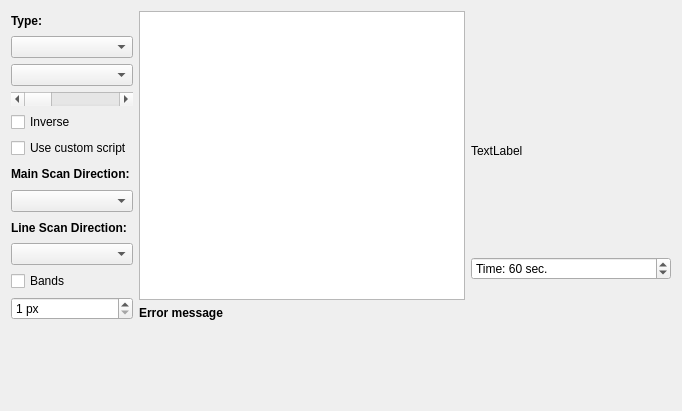
<?xml version="1.0" encoding="UTF-8"?>
<ui version="4.0">
 <class>SetupTabPrepare</class>
 <widget class="QWidget" name="SetupTabPrepare">
  <property name="geometry">
   <rect>
    <x>0</x>
    <y>0</y>
    <width>682</width>
    <height>411</height>
   </rect>
  </property>
  <property name="windowTitle">
   <string>Prepare</string>
  </property>
  <layout class="QVBoxLayout" name="verticalLayout_4">
   <item>
    <layout class="QHBoxLayout" name="horizontalLayout">
     <item>
      <layout class="QVBoxLayout" name="verticalLayout">
       <item>
        <widget class="QLabel" name="label_4">
         <property name="font">
          <font>
           <weight>75</weight>
           <bold>true</bold>
          </font>
         </property>
         <property name="text">
          <string>Type:</string>
         </property>
        </widget>
       </item>
       <item>
        <widget class="QComboBox" name="comboBoxConversionType">
         <property name="sizePolicy">
          <sizepolicy hsizetype="Preferred" vsizetype="Fixed">
           <horstretch>0</horstretch>
           <verstretch>0</verstretch>
          </sizepolicy>
         </property>
        </widget>
       </item>
       <item>
        <widget class="QComboBox" name="comboBoxMonochromeType">
         <property name="sizePolicy">
          <sizepolicy hsizetype="Preferred" vsizetype="Fixed">
           <horstretch>0</horstretch>
           <verstretch>0</verstretch>
          </sizepolicy>
         </property>
        </widget>
       </item>
       <item>
        <widget class="QScrollBar" name="horizontalScrollBarEdge">
         <property name="sizePolicy">
          <sizepolicy hsizetype="Preferred" vsizetype="Fixed">
           <horstretch>0</horstretch>
           <verstretch>0</verstretch>
          </sizepolicy>
         </property>
         <property name="maximum">
          <number>255</number>
         </property>
         <property name="orientation">
          <enum>Qt::Horizontal</enum>
         </property>
        </widget>
       </item>
       <item>
        <widget class="QCheckBox" name="checkBoxInverse">
         <property name="sizePolicy">
          <sizepolicy hsizetype="Preferred" vsizetype="Fixed">
           <horstretch>0</horstretch>
           <verstretch>0</verstretch>
          </sizepolicy>
         </property>
         <property name="text">
          <string>Inverse</string>
         </property>
        </widget>
       </item>
       <item>
        <widget class="QCheckBox" name="checkBoxUseCustomScript">
         <property name="text">
          <string>Use custom script</string>
         </property>
        </widget>
       </item>
       <item>
        <widget class="QLabel" name="label_11">
         <property name="font">
          <font>
           <weight>75</weight>
           <bold>true</bold>
          </font>
         </property>
         <property name="text">
          <string>Main Scan Direction:</string>
         </property>
        </widget>
       </item>
       <item>
        <widget class="QComboBox" name="comboBoxScanMain">
         <property name="sizePolicy">
          <sizepolicy hsizetype="Preferred" vsizetype="Fixed">
           <horstretch>0</horstretch>
           <verstretch>0</verstretch>
          </sizepolicy>
         </property>
        </widget>
       </item>
       <item>
        <widget class="QLabel" name="label">
         <property name="font">
          <font>
           <weight>75</weight>
           <bold>true</bold>
          </font>
         </property>
         <property name="text">
          <string>Line Scan Direction:</string>
         </property>
        </widget>
       </item>
       <item>
        <widget class="QComboBox" name="comboBoxScanSub"/>
       </item>
       <item>
        <widget class="QCheckBox" name="checkBoxBands">
         <property name="text">
          <string>Bands</string>
         </property>
        </widget>
       </item>
       <item>
        <widget class="QSpinBox" name="spinBoxBandWidth">
         <property name="toolTip">
          <string>Band Width</string>
         </property>
         <property name="suffix">
          <string notr="true"> px</string>
         </property>
         <property name="minimum">
          <number>1</number>
         </property>
         <property name="maximum">
          <number>1048576</number>
         </property>
        </widget>
       </item>
      </layout>
     </item>
     <item>
      <layout class="QVBoxLayout" name="verticalLayout_2">
       <item>
        <widget class="QPlainTextEdit" name="plainTextEditCustomScript"/>
       </item>
       <item>
        <widget class="QLabel" name="labelErrorMessage">
         <property name="font">
          <font>
           <weight>75</weight>
           <bold>true</bold>
          </font>
         </property>
         <property name="text">
          <string notr="true">Error message</string>
         </property>
        </widget>
       </item>
      </layout>
     </item>
     <item>
      <layout class="QVBoxLayout" name="verticalLayout_3">
       <item>
        <spacer name="verticalSpacer_2">
         <property name="orientation">
          <enum>Qt::Vertical</enum>
         </property>
         <property name="sizeHint" stdset="0">
          <size>
           <width>20</width>
           <height>40</height>
          </size>
         </property>
        </spacer>
       </item>
       <item>
        <widget class="QLabel" name="labelScanPreview">
         <property name="sizePolicy">
          <sizepolicy hsizetype="Fixed" vsizetype="Fixed">
           <horstretch>0</horstretch>
           <verstretch>0</verstretch>
          </sizepolicy>
         </property>
         <property name="minimumSize">
          <size>
           <width>200</width>
           <height>200</height>
          </size>
         </property>
         <property name="text">
          <string>TextLabel</string>
         </property>
        </widget>
       </item>
       <item>
        <widget class="QSpinBox" name="spinBoxAnimationTime">
         <property name="suffix">
          <string> sec.</string>
         </property>
         <property name="prefix">
          <string>Time: </string>
         </property>
         <property name="minimum">
          <number>10</number>
         </property>
         <property name="maximum">
          <number>3600</number>
         </property>
         <property name="value">
          <number>60</number>
         </property>
        </widget>
       </item>
       <item>
        <spacer name="verticalSpacer_3">
         <property name="orientation">
          <enum>Qt::Vertical</enum>
         </property>
         <property name="sizeHint" stdset="0">
          <size>
           <width>20</width>
           <height>40</height>
          </size>
         </property>
        </spacer>
       </item>
      </layout>
     </item>
    </layout>
   </item>
   <item>
    <spacer name="verticalSpacer">
     <property name="orientation">
      <enum>Qt::Vertical</enum>
     </property>
     <property name="sizeHint" stdset="0">
      <size>
       <width>20</width>
       <height>22</height>
      </size>
     </property>
    </spacer>
   </item>
  </layout>
 </widget>
 <resources/>
 <connections/>
</ui>
